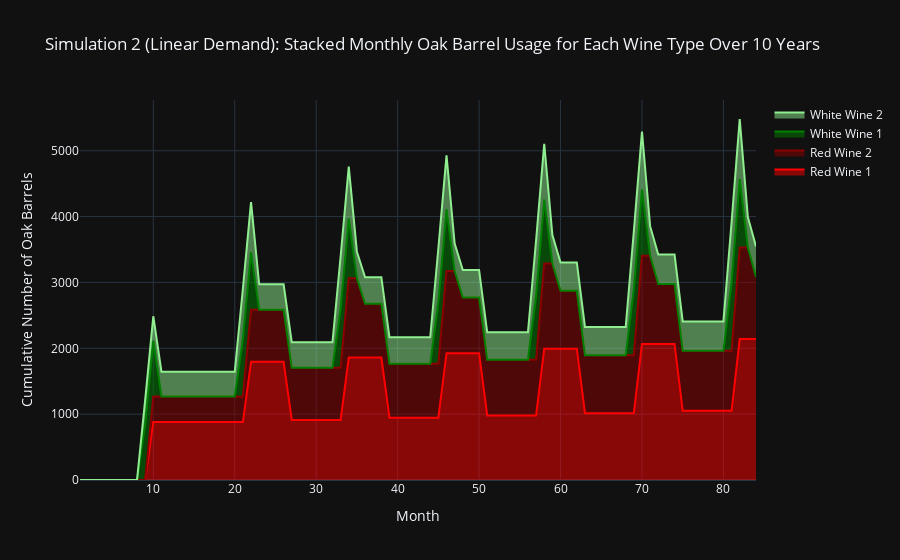

Notebook code for this chart:
### Code cell
months = list(range(1, 85)) # 7 Years (12*7)

fig = go.Figure()
fig.add_trace(go.Scatter(x=months, y=oak_barrels_red_1, mode='lines', name='Red Wine 1', stackgroup='one', marker_color='red'))
fig.add_trace(go.Scatter(x=months, y=oak_barrels_red_2, mode='lines', name='Red Wine 2', stackgroup='one', marker_color='darkred'))
fig.add_trace(go.Scatter(x=months, y=oak_barrels_white_1, mode='lines', name='White Wine 1', stackgroup='one', marker_color='green'))
fig.add_trace(go.Scatter(x=months, y=oak_barrels_white_2, mode='lines', name='White Wine 2', stackgroup='one', marker_color='lightgreen'))

fig.update_layout(
    title="Simulation 2 (Linear Demand): Stacked Monthly Oak Barrel Usage for Each Wine Type Over 10 Years",
    xaxis_title="Month",
    yaxis_title="Cumulative Number of Oak Barrels",
    hovermode="x unified"
)
fig.update_layout(template='plotly_dark')

fig.show()

### Figure 1 — Plotly figure (JSON) as saved in the notebook; plotly's stock layout.template omitted (floating-point values rounded to 4 significant figures)
{"data": [{"marker": {"color": "red"}, "mode": "lines", "name": "Red Wine 1", "stackgroup": "one", "type": "scatter", "x": [1, 2, 3, 4, 5, 6, 7, 8, 9, 10, 11, 12, 13, 14, 15, 16, 17, 18, 19, 20, 21, 22, 23, 24, 25, 26, 27, 28, 29, 30, 31, 32, 33, 34, 35, 36, 37, 38, 39, 40, 41, 42, 43, 44, 45, 46, 47, 48, 49, 50, 51, 52, 53, 54, 55, 56, 57, 58, 59, 60, 61, 62, 63, 64, 65, 66, 67, 68, 69, 70, 71, 72, 73, 74, 75, 76, 77, 78, 79, 80, 81, 82, 83, 84], "y": [0, 0, 0, 0, 0, 0, 0, 0, 0, 881, 881, 881, 881, 881, 881, 881, 881, 881, 881, 881, 881, 1794, 1794, 1794, 1794, 1794, 913, 913, 913, 913, 913, 913, 913, 1859, 1859, 1859, 1859, 1859, 946, 946, 946, 946, 946, 946, 946, 1926, 1926, 1926, 1926, 1926, 980, 980, 980, 980, 980, 980, 980, 1995, 1995, 1995, 1995, 1995, 1015, 1015, 1015, 1015, 1015, 1015, 1015, 2066, 2066, 2066, 2066, 2066, 1051, 1051, 1051, 1051, 1051, 1051, 1051, 2140, 2140, 2140, 2140, 2140, 1089, 1089, 1089, 1089, 1089, 1089, 1089, 1917, 1917, 1917, 1917, 1917, 828, 828, 828, 828, 828, 828, 828, 828, 828, 828, 828, 828, 0, 0, 0, 0, 0, 0, 0, 0, 0, 0]}, {"marker": {"color": "darkred"}, "mode": "lines", "name": "Red Wine 2", "stackgroup": "one", "type": "scatter", "x": [1, 2, 3, 4, 5, 6, 7, 8, 9, 10, 11, 12, 13, 14, 15, 16, 17, 18, 19, 20, 21, 22, 23, 24, 25, 26, 27, 28, 29, 30, 31, 32, 33, 34, 35, 36, 37, 38, 39, 40, 41, 42, 43, 44, 45, 46, 47, 48, 49, 50, 51, 52, 53, 54, 55, 56, 57, 58, 59, 60, 61, 62, 63, 64, 65, 66, 67, 68, 69, 70, 71, 72, 73, 74, 75, 76, 77, 78, 79, 80, 81, 82, 83, 84], "y": [0, 0, 0, 0, 0, 0, 0, 0, 0, 388, 388, 388, 388, 388, 388, 388, 388, 388, 388, 388, 388, 790, 790, 790, 790, 790, 790, 790, 790, 790, 790, 790, 790, 1206, 1206, 818, 818, 818, 818, 818, 818, 818, 818, 818, 818, 1249, 1249, 847, 847, 847, 847, 847, 847, 847, 847, 847, 847, 1294, 1294, 878, 878, 878, 878, 878, 878, 878, 878, 878, 878, 1341, 1341, 910, 910, 910, 910, 910, 910, 910, 910, 910, 910, 1390, 1390, 943, 943, 943, 943, 943, 943, 943, 943, 943, 943, 943, 943, 480, 480, 480, 480, 480, 480, 480, 480, 480, 480, 480, 480, 0, 0, 0, 0, 0, 0, 0, 0, 0, 0, 0, 0, 0]}, {"marker": {"color": "green"}, "mode": "lines", "name": "White Wine 1", "stackgroup": "one", "type": "scatter", "x": [1, 2, 3, 4, 5, 6, 7, 8, 9, 10, 11, 12, 13, 14, 15, 16, 17, 18, 19, 20, 21, 22, 23, 24, 25, 26, 27, 28, 29, 30, 31, 32, 33, 34, 35, 36, 37, 38, 39, 40, 41, 42, 43, 44, 45, 46, 47, 48, 49, 50, 51, 52, 53, 54, 55, 56, 57, 58, 59, 60, 61, 62, 63, 64, 65, 66, 67, 68, 69, 70, 71, 72, 73, 74, 75, 76, 77, 78, 79, 80, 81, 82, 83, 84], "y": [0, 0, 0, 0, 0, 0, 0, 0, 843, 843, 0, 0, 0, 0, 0, 0, 0, 0, 0, 0, 873, 873, 0, 0, 0, 0, 0, 0, 0, 0, 0, 0, 904, 904, 0, 0, 0, 0, 0, 0, 0, 0, 0, 0, 937, 937, 0, 0, 0, 0, 0, 0, 0, 0, 0, 0, 970, 970, 0, 0, 0, 0, 0, 0, 0, 0, 0, 0, 1005, 1005, 0, 0, 0, 0, 0, 0, 0, 0, 0, 0, 1042, 1042, 0, 0, 0, 0, 0, 0, 0, 0, 0, 0, 1079, 1079, 0, 0, 0, 0, 0, 0, 0, 0, 0, 0, 1118, 1118, 0, 0, 0, 0, 0, 0, 0, 0, 0, 0, 0, 0, 0, 0]}, {"marker": {"color": "lightgreen"}, "mode": "lines", "name": "White Wine 2", "stackgroup": "one", "type": "scatter", "x": [1, 2, 3, 4, 5, 6, 7, 8, 9, 10, 11, 12, 13, 14, 15, 16, 17, 18, 19, 20, 21, 22, 23, 24, 25, 26, 27, 28, 29, 30, 31, 32, 33, 34, 35, 36, 37, 38, 39, 40, 41, 42, 43, 44, 45, 46, 47, 48, 49, 50, 51, 52, 53, 54, 55, 56, 57, 58, 59, 60, 61, 62, 63, 64, 65, 66, 67, 68, 69, 70, 71, 72, 73, 74, 75, 76, 77, 78, 79, 80, 81, 82, 83, 84], "y": [0, 0, 0, 0, 0, 0, 0, 0, 375, 375, 375, 375, 375, 375, 375, 375, 375, 375, 375, 375, 763, 763, 388, 388, 388, 388, 388, 388, 388, 388, 388, 388, 790, 790, 402, 402, 402, 402, 402, 402, 402, 402, 402, 402, 818, 818, 416, 416, 416, 416, 416, 416, 416, 416, 416, 416, 847, 847, 431, 431, 431, 431, 431, 431, 431, 431, 431, 431, 878, 878, 447, 447, 447, 447, 447, 447, 447, 447, 447, 447, 910, 910, 463, 463, 463, 463, 463, 463, 463, 463, 463, 463, 943, 943, 480, 480, 480, 480, 480, 480, 480, 480, 480, 480, 480, 480, 0, 0, 0, 0, 0, 0, 0, 0, 0, 0, 0, 0, 0, 0]}], "layout": {"hovermode": "x unified", "title": {"text": "Simulation 2 (Linear Demand): Stacked Monthly Oak Barrel Usage for Each Wine Type Over 10 Years"}, "xaxis": {"title": {"text": "Month"}}, "yaxis": {"title": {"text": "Cumulative Number of Oak Barrels"}}}}
